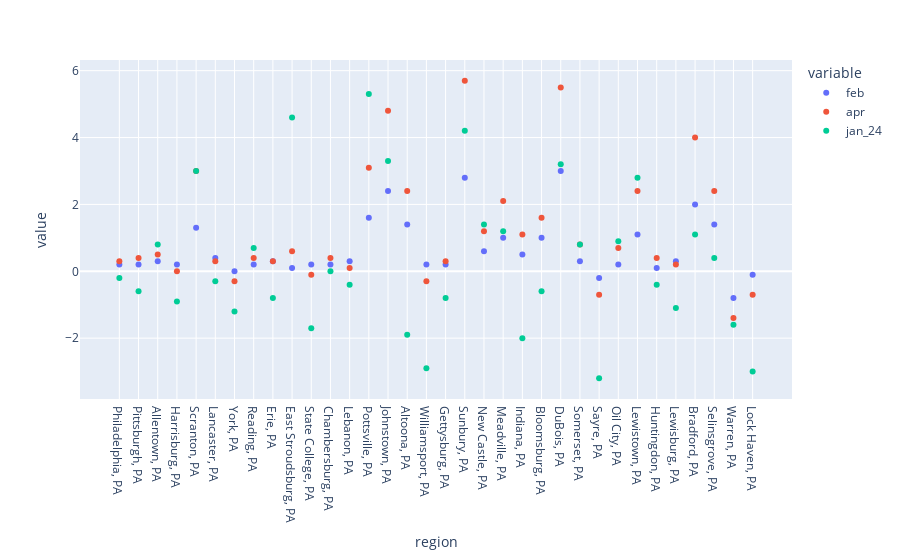

The cell this chart's notebook holds for it:
### Code cell
px.scatter(penn2)

### Figure 1 — Plotly figure (JSON) as saved in the notebook; plotly's stock layout.template omitted (floating-point values rounded to 4 significant figures)
{"data": [{"hovertemplate": "variable=feb<br>region=%{x}<br>value=%{y}<extra></extra>", "legendgroup": "feb", "marker": {"color": "#636efa", "symbol": "circle"}, "mode": "markers", "name": "feb", "orientation": "v", "showlegend": true, "type": "scatter", "x": ["Philadelphia, PA", "Pittsburgh, PA", "Allentown, PA", "Harrisburg, PA", "Scranton, PA", "Lancaster, PA", "York, PA", "Reading, PA", "Erie, PA", "East Stroudsburg, PA", "State College, PA", "Chambersburg, PA", "Lebanon, PA", "Pottsville, PA", "Johnstown, PA", "Altoona, PA", "Williamsport, PA", "Gettysburg, PA", "Sunbury, PA", "New Castle, PA", "Meadville, PA", "Indiana, PA", "Bloomsburg, PA", "DuBois, PA", "Somerset, PA", "Sayre, PA", "Oil City, PA", "Lewistown, PA", "Huntingdon, PA", "Lewisburg, PA", "Bradford, PA", "Selinsgrove, PA", "Warren, PA", "Lock Haven, PA"], "xaxis": "x", "y": [0.2, 0.2, 0.3, 0.2, 1.3, 0.4, 0, 0.2, 0.3, 0.1, 0.2, 0.2, 0.3, 1.6, 2.4, 1.4, 0.2, 0.2, 2.8, 0.6, 1, 0.5, 1, 3, 0.3, -0.2, 0.2, 1.1, 0.1, 0.3, 2, 1.4, -0.8, -0.1], "yaxis": "y"}, {"hovertemplate": "variable=apr<br>region=%{x}<br>value=%{y}<extra></extra>", "legendgroup": "apr", "marker": {"color": "#EF553B", "symbol": "circle"}, "mode": "markers", "name": "apr", "orientation": "v", "showlegend": true, "type": "scatter", "x": ["Philadelphia, PA", "Pittsburgh, PA", "Allentown, PA", "Harrisburg, PA", "Scranton, PA", "Lancaster, PA", "York, PA", "Reading, PA", "Erie, PA", "East Stroudsburg, PA", "State College, PA", "Chambersburg, PA", "Lebanon, PA", "Pottsville, PA", "Johnstown, PA", "Altoona, PA", "Williamsport, PA", "Gettysburg, PA", "Sunbury, PA", "New Castle, PA", "Meadville, PA", "Indiana, PA", "Bloomsburg, PA", "DuBois, PA", "Somerset, PA", "Sayre, PA", "Oil City, PA", "Lewistown, PA", "Huntingdon, PA", "Lewisburg, PA", "Bradford, PA", "Selinsgrove, PA", "Warren, PA", "Lock Haven, PA"], "xaxis": "x", "y": [0.3, 0.4, 0.5, 0, 3, 0.3, -0.3, 0.4, 0.3, 0.6, -0.1, 0.4, 0.1, 3.1, 4.8, 2.4, -0.3, 0.3, 5.7, 1.2, 2.1, 1.1, 1.6, 5.5, 0.8, -0.7, 0.7, 2.4, 0.4, 0.2, 4, 2.4, -1.4, -0.7], "yaxis": "y"}, {"hovertemplate": "variable=jan_24<br>region=%{x}<br>value=%{y}<extra></extra>", "legendgroup": "jan_24", "marker": {"color": "#00cc96", "symbol": "circle"}, "mode": "markers", "name": "jan_24", "orientation": "v", "showlegend": true, "type": "scatter", "x": ["Philadelphia, PA", "Pittsburgh, PA", "Allentown, PA", "Harrisburg, PA", "Scranton, PA", "Lancaster, PA", "York, PA", "Reading, PA", "Erie, PA", "East Stroudsburg, PA", "State College, PA", "Chambersburg, PA", "Lebanon, PA", "Pottsville, PA", "Johnstown, PA", "Altoona, PA", "Williamsport, PA", "Gettysburg, PA", "Sunbury, PA", "New Castle, PA", "Meadville, PA", "Indiana, PA", "Bloomsburg, PA", "DuBois, PA", "Somerset, PA", "Sayre, PA", "Oil City, PA", "Lewistown, PA", "Huntingdon, PA", "Lewisburg, PA", "Bradford, PA", "Selinsgrove, PA", "Warren, PA", "Lock Haven, PA"], "xaxis": "x", "y": [-0.2, -0.6, 0.8, -0.9, 3, -0.3, -1.2, 0.7, -0.8, 4.6, -1.7, 0, -0.4, 5.3, 3.3, -1.9, -2.9, -0.8, 4.2, 1.4, 1.2, -2, -0.6, 3.2, 0.8, -3.2, 0.9, 2.8, -0.4, -1.1, 1.1, 0.4, -1.6, -3], "yaxis": "y"}], "layout": {"legend": {"title": {"text": "variable"}, "tracegroupgap": 0}, "margin": {"t": 60}, "xaxis": {"anchor": "y", "domain": [0, 1], "title": {"text": "region"}}, "yaxis": {"anchor": "x", "domain": [0, 1], "title": {"text": "value"}}}}
